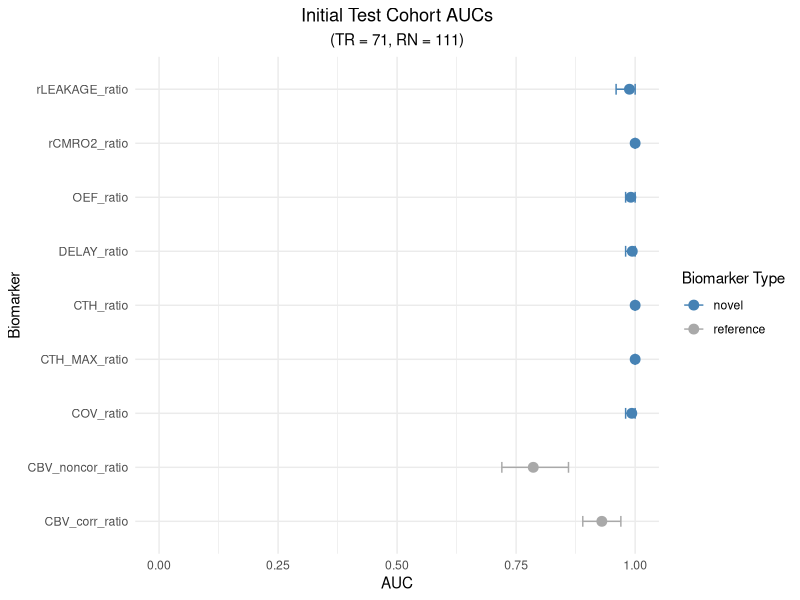
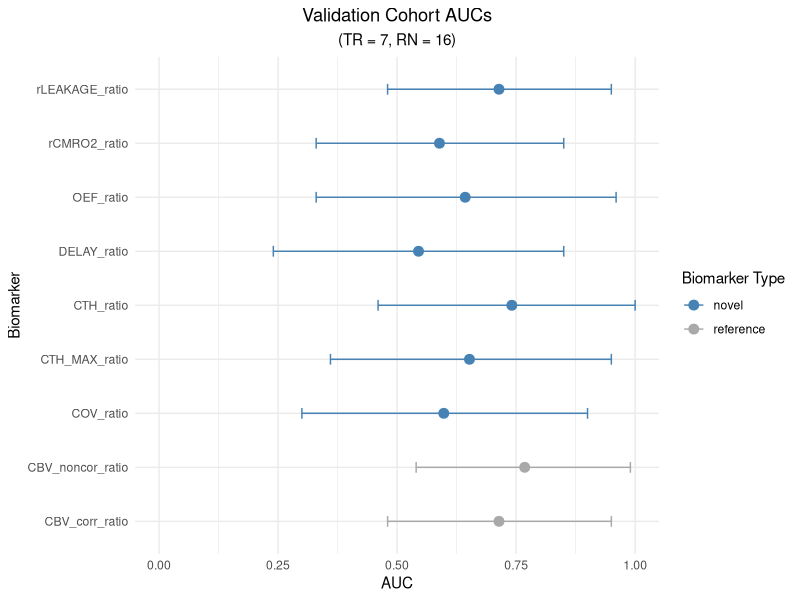
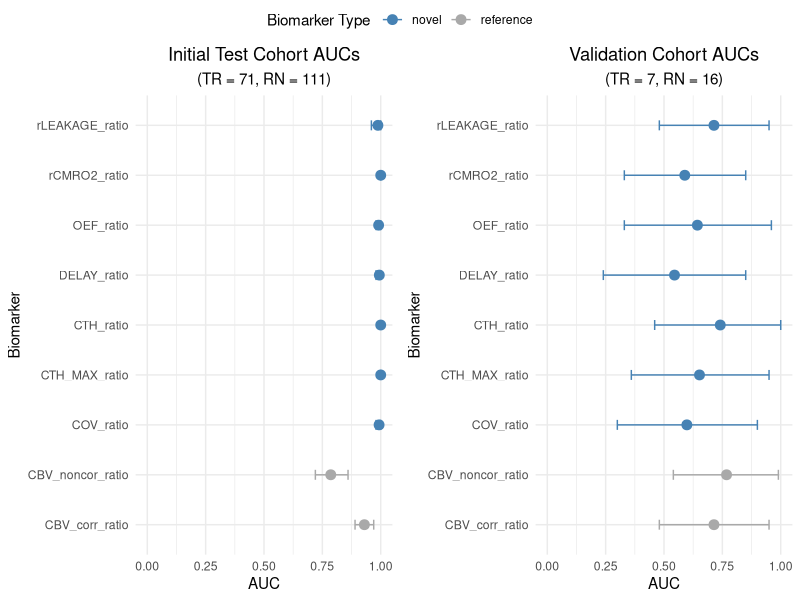
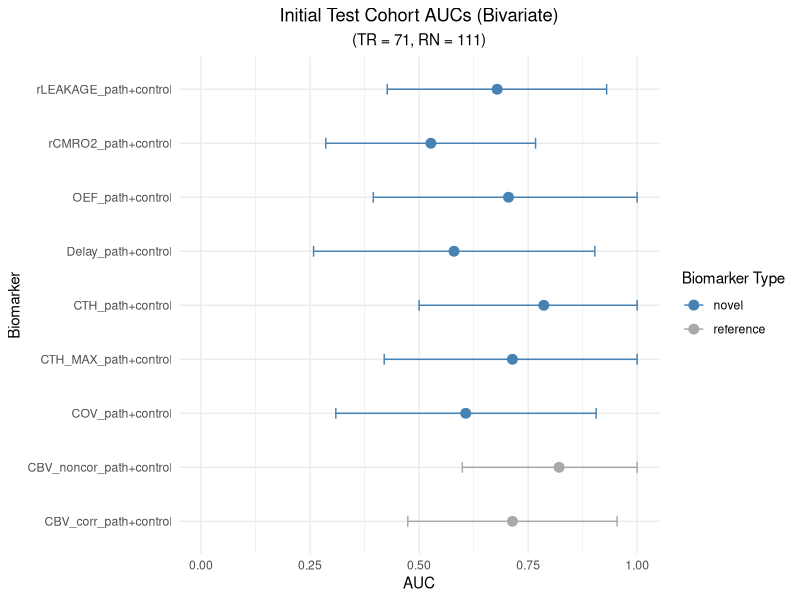
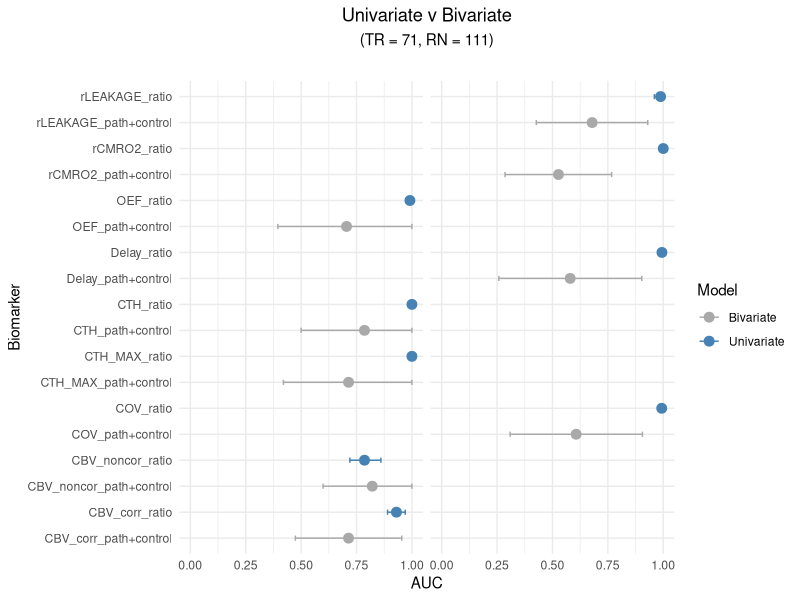
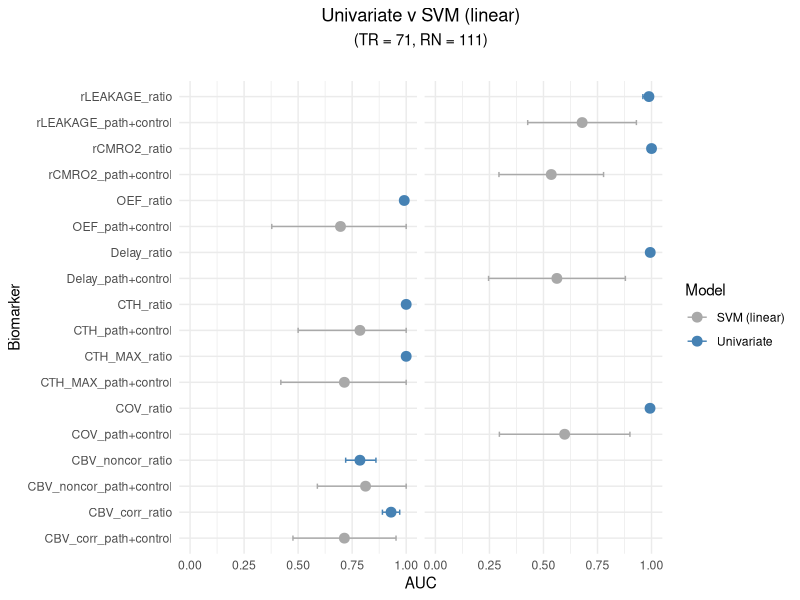
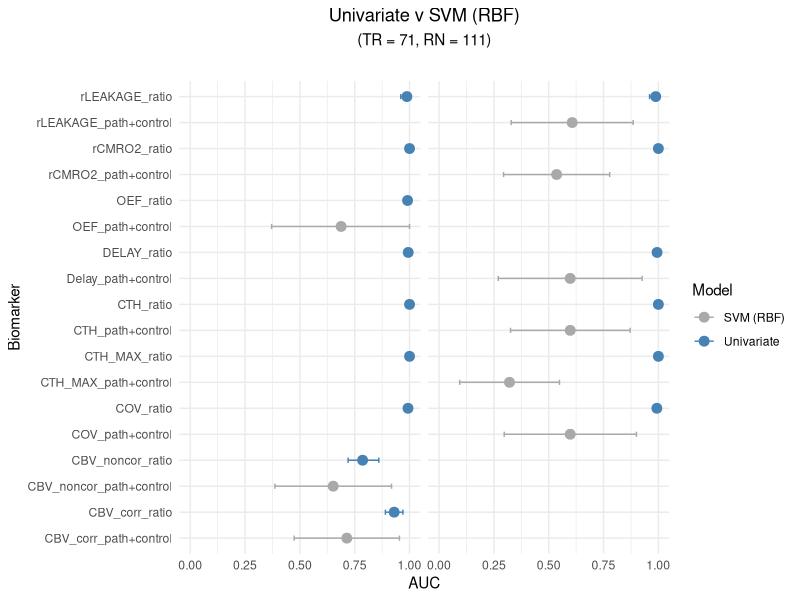
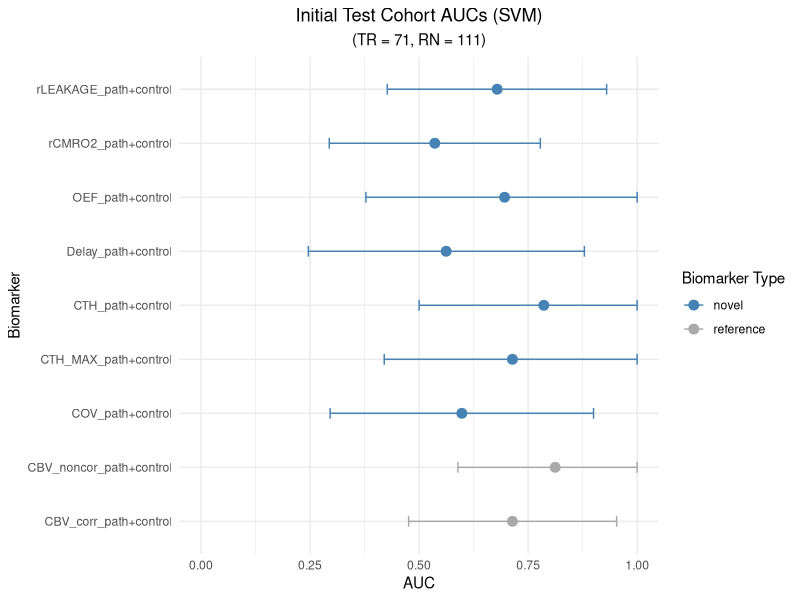

Recreate these plots in R, in order.
library(tibble)
library(dplyr)
library(ggplot2)
library(ggpubr)


# UNIVARIATE RESULTS -------------------------------------------------------------------------

# inital
df_initial <- tribble(
  ~Biomarker,        ~AUC,   ~CI_lower, ~CI_upper,
  "CBV_corr_ratio",   0.930,  0.89,      0.97,
  "CBV_noncor_ratio", 0.786,  0.72,      0.86,
  "COV_ratio",        0.993,  0.98,      1.00,
  "CTH_MAX_ratio",    1.000,  1.00,      1.00,
  "CTH_ratio",        1.000,  1.00,      1.00,
  "DELAY_ratio",      0.994,  0.98,      1.00,
  "OEF_ratio",        0.991,  0.98,      1.00,
  "rCMRO2_ratio",     1.000,  1.00,      1.00,
  "rLEAKAGE_ratio",   0.988,  0.96,      1.00
) %>%
  mutate(Type = ifelse(grepl("CBV", Biomarker), "reference", "novel"))


# validation
df_validate <- tribble(
  ~Biomarker,       ~AUC,   ~CI_lower, ~CI_upper,
  "CBV_corr_ratio", 0.714,  0.48,      0.95,
  "CBV_noncor_ratio",0.768, 0.54,      0.99,
  "COV_ratio",      0.598,  0.30,      0.90,
  "CTH_MAX_ratio",  0.652,  0.36,      0.95,
  "CTH_ratio",      0.741,  0.46,      1.00,
  "DELAY_ratio",    0.545,  0.24,      0.85,
  "OEF_ratio",      0.643,  0.33,      0.96,
  "rCMRO2_ratio",   0.589,  0.33,      0.85,
  "rLEAKAGE_ratio", 0.714,  0.48,      0.95
) %>%
  mutate(Type = ifelse(grepl("CBV", Biomarker), "reference", "novel"))


# BIVARIATE RESULTS -------------------------------------------------------------------------

df_bivariate <- tribble(
  ~Biomarker,        ~AUC,   ~CI_lower, ~CI_upper,
  "CBV_corr_path+control",   0.714,  0.474, 0.954,
  "CBV_noncor_path+control", 0.821,  0.599, 1.000,
  "CTH_path+control",        0.786,  0.500, 1.000,
  "CTH_MAX_path+control",    0.714,  0.420, 1.000,
  "OEF_path+control",        0.705,  0.395, 1.000,
  "Delay_path+control",      0.580,  0.258, 0.903,
  "rLEAKAGE_path+control",   0.679,  0.427, 0.930,
  "rCMRO2_path+control",     0.527,  0.286, 0.767,
  "COV_path+control",        0.607,  0.309, 0.906
) %>%
  mutate(Type = ifelse(grepl("CBV", Biomarker), "reference", "novel")
         )


# comparisons with univariate
# where claimed signifcantly different due to non-overlapping CIs
df_bivar_lower <- tribble(
  ~Biomarker,              ~AUC,   ~CI_lower, ~CI_upper, ~ModelType,
  # Combined (claimed more predictive)
  "Delay_path+control",    0.580,  0.258,     0.903,     "Bivariate",
  "rLEAKAGE_path+control", 0.679,  0.427,     0.930,     "Bivariate",
  "rCMRO2_path+control",   0.527,  0.286,     0.767,     "Bivariate",
  "COV_path+control",      0.607,  0.309,     0.906,     "Bivariate",
  
  # Univariate
  "Delay_ratio",           0.994,  0.98,      1.00,      "Univariate",
  "rLEAKAGE_ratio",        0.988,  0.96,      1.00,      "Univariate",
  "rCMRO2_ratio",          1.000,  1.00,      1.00,      "Univariate",
  "COV_ratio",             0.993,  0.98,      1.00,      "Univariate",
)



# where claimed not signifcantly different due to overlapping CIs
df_bivar_comparable <- tribble(
  ~Biomarker,                ~AUC,   ~CI_lower, ~CI_upper, ~ModelType,
  # Combined (claimed not more predictive)
  "CBV_corr_path+control",   0.714,  0.474,     0.954,     "Bivariate",
  "CBV_noncor_path+control", 0.821,  0.599,     1.000,     "Bivariate",
  "CTH_path+control",        0.786,  0.500,     1.000,     "Bivariate",
  "CTH_MAX_path+control",    0.714,  0.420,     1.000,     "Bivariate",
  "OEF_path+control",        0.705,  0.395,     1.000,     "Bivariate",
  
  # Univariate
  "CBV_corr_ratio",          0.930,  0.89,      0.97,      "Univariate",
  "CBV_noncor_ratio",        0.786,  0.72,      0.86,      "Univariate",
  "CTH_ratio",               1.000,  1.00,      1.00,      "Univariate",
  "CTH_MAX_ratio",           1.000,  1.00,      1.00,      "Univariate",
  "OEF_ratio",               0.991,  0.98,      1.00,      "Univariate",
)


df_bivar_combine = rbind(
  df_bivar_lower %>% mutate(claim = "different"),
  df_bivar_comparable %>% mutate(claim = "comparable")
)


df_svm <- tribble(
  ~Biomarker,        ~AUC,   ~CI_lower, ~CI_upper,
  "CBV_corr_path+control",   0.714,  0.476, 0.953,
  "CBV_noncor_path+control", 0.812,  0.589, 1.000,
  "CTH_path+control",        0.786,  0.500, 1.000,
  "CTH_MAX_path+control",    0.714,  0.420, 1.000,
  "OEF_path+control",        0.696,  0.378, 1.000,
  "Delay_path+control",      0.562,  0.246, 0.879,
  "rLEAKAGE_path+control",   0.679,  0.427, 0.930,
  "rCMRO2_path+control",     0.536,  0.294, 0.778,
  "COV_path+control",        0.598,  0.296, 0.900
) %>%
  mutate(Type = ifelse(grepl("CBV", Biomarker), "reference", "novel"))



df_svm_lower <- tribble(
  ~Biomarker,                ~AUC,   ~CI_lower, ~CI_upper, ~ModelType,
  # SVM (linear) (claimed more predictive)
  "Delay_path+control",      0.562,  0.246,     0.879,     "SVM (linear)",
  "rLEAKAGE_path+control",   0.679,  0.427,     0.930,     "SVM (linear)",
  "rCMRO2_path+control",     0.536,  0.294,     0.778,     "SVM (linear)",
  "COV_path+control",        0.598,  0.296,     0.900,     "SVM (linear)",
  
  # Univariate
  "Delay_ratio",           0.994,  0.98,      1.00,      "Univariate",
  "rLEAKAGE_ratio",        0.988,  0.96,      1.00,      "Univariate",
  "rCMRO2_ratio",          1.000,  1.00,      1.00,      "Univariate",
  "COV_ratio",             0.993,  0.98,      1.00,      "Univariate",
  )
  

df_svm_comparable <- tribble(
  ~Biomarker,                ~AUC,   ~CI_lower, ~CI_upper, ~ModelType,
  # SVM (linear)
  "CBV_corr_path+control",   0.714,  0.476,     0.953,     "SVM (linear)",
  "CBV_noncor_path+control", 0.812,  0.589,     1.000,     "SVM (linear)",
  "CTH_path+control",        0.786,  0.500,     1.000,     "SVM (linear)",
  "CTH_MAX_path+control",    0.714,  0.420,     1.000,     "SVM (linear)",
  "OEF_path+control",        0.696,  0.378,     1.000,     "SVM (linear)",
  
  # Univariate
  "CBV_corr_ratio",          0.930,  0.89,      0.97,      "Univariate",
  "CBV_noncor_ratio",        0.786,  0.72,      0.86,      "Univariate",
  "CTH_ratio",               1.000,  1.00,      1.00,      "Univariate",
  "CTH_MAX_ratio",           1.000,  1.00,      1.00,      "Univariate",
  "OEF_ratio",               0.991,  0.98,      1.00,      "Univariate",
)


df_svm_combine = rbind(
  df_svm_lower %>% mutate(claim = "different"),
  df_svm_comparable %>% mutate(claim = "comparable")
)


df_rbf <- tribble(
  ~Biomarker,        ~AUC,   ~CI_lower, ~CI_upper,
  "CBV_corr_path+control",   0.714,  0.474, 0.954,
  "CBV_noncor_path+control", 0.652,  0.386, 0.918,
  "OEF_path+control",        0.688,  0.371, 1.000,
  "Delay_path+control",      0.598,  0.270, 0.926,
  "CTH_path+control",        0.598,  0.326, 0.871,
  "CTH_MAX_path+control",    0.321,  0.094, 0.549,
  "rLEAKAGE_path+control",   0.607,  0.329, 0.885,
  "rCMRO2_path+control",     0.536,  0.294, 0.778,
  "COV_path+control",        0.598,  0.297, 0.900
) %>%
  mutate(Type = ifelse(grepl("CBV", Biomarker), "reference", "novel"))


df_rbf_lower <- tribble(
  ~Biomarker,                ~AUC,   ~CI_lower, ~CI_upper, ~ModelType,
  # SVM (rbf) (claimed more predictive)
  "COV_path+control",        0.598,  0.297,     0.900,     "SVM (RBF)",
  "CTH_MAX_path+control",    0.321,  0.094,     0.549,     "SVM (RBF)",
  "CTH_path+control",        0.598,  0.326,     0.871,     "SVM (RBF)",
  "Delay_path+control",      0.598,  0.270,     0.926,     "SVM (RBF)",
  "rCMRO2_path+control",     0.536,  0.294,     0.778,     "SVM (RBF)",
  "rLEAKAGE_path+control",   0.607,  0.329,     0.885,     "SVM (RBF)",
  
  # Univariate
  "COV_ratio",               0.993,  0.98,      1.00,      "Univariate",
  "CTH_MAX_ratio",           1.000,  1.00,      1.00,      "Univariate",
  "CTH_ratio",               1.000,  1.00,      1.00,      "Univariate",
  "DELAY_ratio",             0.994,  0.98,      1.00,      "Univariate",
  "rCMRO2_ratio",            1.000,  1.00,      1.00,      "Univariate",
  "rLEAKAGE_ratio",          0.988,  0.96,      1.00,      "Univariate",
)


df_rbf_comparable <- tribble(
  ~Biomarker,                ~AUC,   ~CI_lower, ~CI_upper, ~ModelType,
  # SVM (RBF bivariate, from text)
  "CBV_corr_path+control",   0.714,  0.474,     0.954,     "SVM (RBF)",
  "CBV_noncor_path+control", 0.652,  0.386,     0.918,     "SVM (RBF)",
  "OEF_path+control",        0.688,  0.371,     1.000,     "SVM (RBF)",
  
  # Univariate
  "CBV_corr_ratio",          0.930,  0.89,      0.97,      "Univariate",
  "CBV_noncor_ratio",        0.786,  0.72,      0.86,      "Univariate",
  "COV_ratio",               0.993,  0.98,      1.00,      "Univariate",
  "CTH_MAX_ratio",           1.000,  1.00,      1.00,      "Univariate",
  "CTH_ratio",               1.000,  1.00,      1.00,      "Univariate",
  "DELAY_ratio",             0.994,  0.98,      1.00,      "Univariate",
  "OEF_ratio",               0.991,  0.98,      1.00,      "Univariate",
  "rCMRO2_ratio",            1.000,  1.00,      1.00,      "Univariate",
  "rLEAKAGE_ratio",          0.988,  0.96,      1.00,      "Univariate",
)


df_rbf_combine = rbind(
  df_rbf_lower %>% mutate(claim = "different"),
  df_rbf_comparable %>% mutate(claim = "comparable")
)




# PLOTS -------------------------------------------------------------------

(p1 <- ggplot(df_initial, aes(x = Biomarker, y = AUC, color = Type)) +
    geom_point(size = 3) +
    geom_errorbar(aes(ymin = CI_lower, ymax = CI_upper), width = 0.2) +
    coord_flip() +
    theme_minimal() +
    labs(title = "Initial Test Cohort AUCs",
         subtitle = "(TR = 71, RN = 111)",
         y = "AUC", x = "Biomarker",
         color = "Biomarker Type") +
    scale_y_continuous(limits = c(0, 1)) +
    theme(
      plot.title = element_text(hjust = 0.5),
      plot.subtitle = element_text(hjust = 0.5)
    ) +
    scale_color_manual(values = c("steelblue", "darkgrey"))
)


# swap base data in plot
(p2 <- p1 %+% df_validate + labs(title = "Validation Cohort AUCs",
                                 subtitle = "(TR = 7, RN = 16)"))


# SUGGESTED FIGURE
ggarrange(p1, p2, ncol = 2, nrow = 1,
          common.legend = TRUE, legend = "top")


(p3 <- p1 %+% df_bivariate + labs(title = "Initial Test Cohort AUCs (Bivariate)"))


# SUGGESTED FIGURE
(p4 <- p1 %+% 
    df_bivar_combine + 
    aes(color = ModelType) + 
    labs(title = "Univariate v Bivariate",
         color = "Model") +
    scale_color_manual(values = c("Univariate" = "steelblue", "Bivariate" = "darkgrey")) +
    facet_wrap(~claim, labeller = labeller(claim = c("comparable" = "", "different" = "")))
)


# SUGGESTED SUPPLEMENTARY FIGURE (OR MAYBE NOT, AS ITS ALMOST EXACTLY THE SAME AS ABOVE)
(p5 <- p4 %+% df_svm_combine + labs(title = "Univariate v SVM (linear)") +
    scale_color_manual(values = c("Univariate" = "steelblue", "SVM (linear)" = "darkgrey"))
)


# SUGGESTED SUPPLEMENTARY FIGURE
(p6 <- p4 %+% df_rbf_combine + labs(title = "Univariate v SVM (RBF)") +
    scale_color_manual(values = c("Univariate" = "steelblue", "SVM (RBF)" = "darkgrey"))
)

(p7 <- p1 %+% df_svm + labs(title = "Initial Test Cohort AUCs (SVM)"))
(p8 <- p1 %+% df_rbf + labs(title = "Initial Test Cohort AUCs (RBF)"))


# all bivariate
ggarrange(p3, p7, p8, ncol = 1, nrow = 3,
          common.legend = TRUE, legend = "top")


# note the SVM gives basically the same results as bivar
tmp = merge(df_bivariate %>% select(1:4),
            df_svm %>% rename(AUC_SVM = AUC,
                              CI_lower_SVM = CI_lower,
                              CI_upper_SVM = CI_upper) %>% select(1:4)
)
cor(tmp$AUC, tmp$AUC_SVM)
plot(tmp$AUC, tmp$AUC_SVM,
     xlim = range(c(tmp$AUC, tmp$CI_lower, tmp$CI_upper), na.rm=TRUE),
     ylim = range(c(tmp$AUC_SVM, tmp$CI_lower_SVM, tmp$CI_upper_SVM), na.rm=TRUE),
     xlab = "Bivariate (AUC / CI)", ylab = "SVM (AUC / CI)",
     pch = 16, col = "black")

# Add CI bounds
points(tmp$CI_upper, tmp$CI_upper_SVM, col = "red", pch = 4)
points(tmp$CI_lower, tmp$CI_lower_SVM, col = "blue", pch = 4)
abline(0, 1, lty = 2, col = "grey")



# BIOMARKER DISTRIBUTIONS -------------------------------------------------------------------------
set.seed(42)

df_cth <- tibble(
  Group = c(rep("TR", 71), rep("RN", 111)),
  CTH_ratio = c(
    rnorm(71, mean = 0.55, sd = 0.02),  # TR cluster
    rnorm(111, mean = 0.60, sd = 0.02)  # RN cluster
  )
)

# Ensure non-overlap by truncation (just to be safe)
df_cth <- df_cth %>%
  mutate(
    CTH_ratio = ifelse(Group == "TR" & CTH_ratio >= 0.58, 0.579, CTH_ratio),
    CTH_ratio = ifelse(Group == "RN" & CTH_ratio <= 0.58, 0.581, CTH_ratio)
  )


(p_cth <- ggplot(df_cth, aes(x = Group, y = CTH_ratio, color = Group)) +
    geom_boxplot(outlier.shape = NA, alpha = 0.3) +
    geom_jitter(width = 0.2, size = 2) +
    theme_minimal() +
    labs(
         y = "CTH ratio", x = "Group") +
    theme(
      plot.title = element_text(hjust = 0.5),
      plot.subtitle = element_text(hjust = 0.5)
    ) +
    scale_color_manual(values = c("TR" = "steelblue", "RN" = "firebrick"))
)


# SUGGESTED SUPPLEMENTARY FIGURE EXAMPLE
ggarrange(p_cth, p_cth, p_cth, p_cth, p_cth, p_cth, p_cth, p_cth, p_cth, ncol = 3, nrow = 3,
          common.legend = TRUE, legend = "top")

